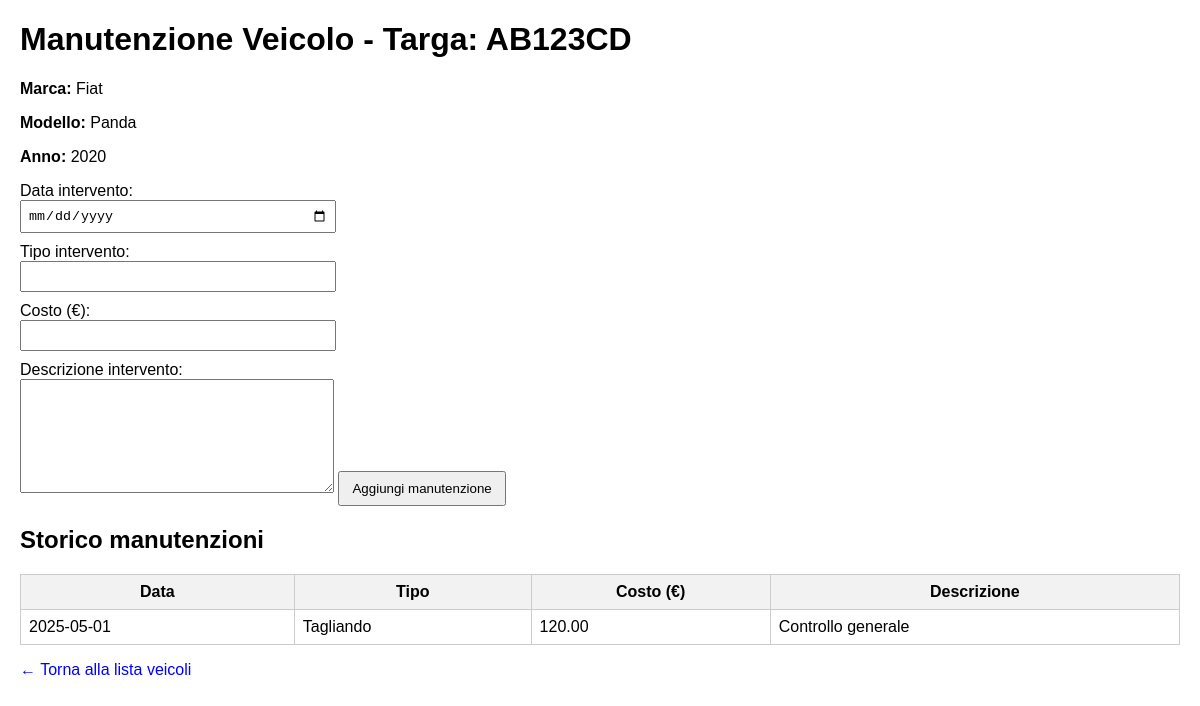
The app's page /pages/manutenzione.php?targa=AB123CD (signed in) with its own data.
### tables this page shows
CREATE TABLE VEICOLO (
    targa VARCHAR(20) PRIMARY KEY,
    peso DECIMAL(10,2),
    marca VARCHAR(50),
    modello VARCHAR(50),
    anno_immatricolazione INT,
    tipologia_carburante VARCHAR(30),
    potenza DECIMAL(10,2),
    id_inserzione INT,
    id_categoria INT,
    FOREIGN KEY (id_inserzione) REFERENCES INSERZIONE(id_inserzione),
    FOREIGN KEY (id_categoria) REFERENCES CATEGORIA_VEICOLO(id_categoria)
);

CREATE TABLE MANUTENZIONE (
    id_manutenzione INT PRIMARY KEY AUTO_INCREMENT,
    data DATE NOT NULL,
    tipo VARCHAR(50),
    costo DECIMAL(10,2),
    descrizione TEXT,
    targa VARCHAR(20),
    FOREIGN KEY (targa) REFERENCES VEICOLO(targa)
);

### pages/manutenzione.php (the view, shortened to what this page needs)
<?php
require_once '../includes/db.php';
$targa = $_GET['targa'];
$stmt = $pdo->prepare("SELECT * FROM veicolo WHERE targa = ?");
$stmt->execute([$targa]);
$veicolo = $stmt->fetch(PDO::FETCH_ASSOC);
$stmt = $pdo->prepare("SELECT * FROM manutenzione WHERE targa = ? ORDER BY data DESC");
$stmt->execute([$targa]);
$manutenzioni = $stmt->fetchAll(PDO::FETCH_ASSOC);
?>
<!DOCTYPE html>
<html lang="it">
<head>
</head>
<body>
    <h1>Manutenzione Veicolo - Targa: <?= htmlspecialchars($targa) ?></h1>
    <p><strong>Marca:</strong> <?= htmlspecialchars($veicolo['marca']) ?></p>
    <p><strong>Modello:</strong> <?= htmlspecialchars($veicolo['modello']) ?></p>
    <p><strong>Anno:</strong> <?= htmlspecialchars($veicolo['anno_immatricolazione']) ?></p>
    <form method="POST" action="">
        <label for="data">Data intervento:</label>
        <input type="date" id="data" name="data" required />
        <label for="tipo">Tipo intervento:</label>
        <input type="text" id="tipo" name="tipo" required />
        <label for="costo">Costo (€):</label>
        <input type="number" step="0.01" min="0" id="costo" name="costo" required />
        <label for="descrizione">Descrizione intervento:</label>
        <textarea id="descrizione" name="descrizione" required></textarea>
        <button type="submit">Aggiungi manutenzione</button>
    </form>
    <h2>Storico manutenzioni</h2>
    <?php if ($manutenzioni): ?>
        <table>
            <thead>
                <tr>
                    <th>Data</th>
                    <th>Tipo</th>
                    <th>Costo (€)</th>
                    <th>Descrizione</th>
                </tr>
            </thead>
            <tbody>
                <?php foreach ($manutenzioni as $m): ?>
                <tr>
                    <td><?= htmlspecialchars($m['data']) ?></td>
                    <td><?= htmlspecialchars($m['tipo']) ?></td>
                    <td><?= number_format($m['costo'], 2) ?></td>
                    <td><?= nl2br(htmlspecialchars($m['descrizione'])) ?></td>
                </tr>
                <?php endforeach; ?>
            </tbody>
        </table>
    <?php else: ?>
        <p>Nessuna manutenzione registrata per questo veicolo.</p>
    <?php endif; ?>
    <p><a href="view_vehicles.php">&larr; Torna alla lista veicoli</a></p>
</body>
</html>

### pages/manutenzione.php (style rules this page uses)
body { font-family: Arial, sans-serif; margin: 20px; }
label { display: block; margin-top: 10px; }
input, textarea { width: 300px; padding: 6px; }
textarea { height: 100px; }
button { margin-top: 10px; padding: 8px 12px; }
table { border-collapse: collapse; width: 100%; margin-top: 20px; }
th, td { border: 1px solid #ccc; padding: 8px; }
th { background-color: #f2f2f2; }
a { text-decoration: none; color: blue; }

### records on screen
veicolo: marca "Fiat", modello "Panda", anno_immatricolazione "2020"
manutenzione: data "2025-05-01", tipo "Tagliando", costo "120.00", descrizione "Controllo generale"

### other values on screen
$targa "AB123CD"
